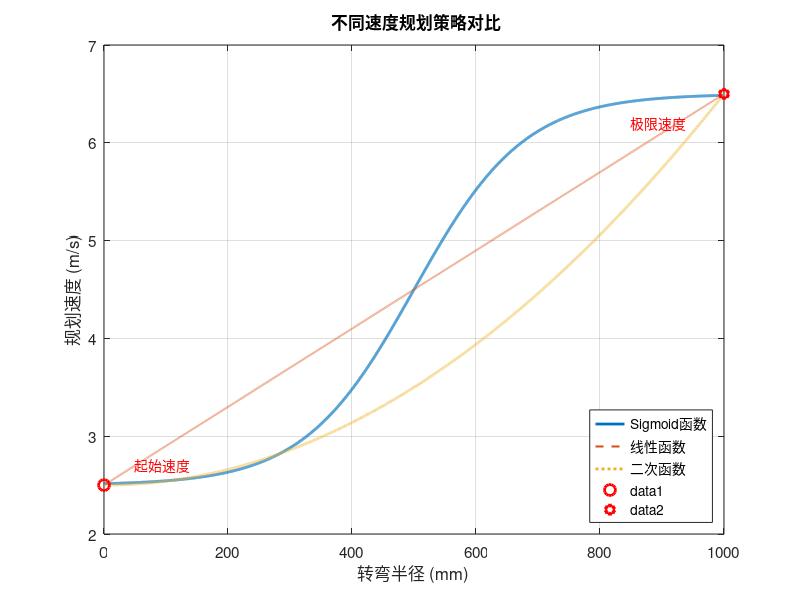

Write MATLAB code to recreate this figure.
clear;  % 清空工作区变量
clc;    % 清空命令窗口

% ================= 参数配置 =================
straight = 1000;        % 直线基准距离 (单位: mm)
adjust_x = 25;          % Sigmoid水平缩放因子 (控制曲线起始位置)
adjust_y = 0;           % 垂直偏移量 (调整曲线起始点)
gain = 0.45;            % 曲线陡峭度系数 (值越大曲线越陡)

% ================= 计算生成 =================
factor = straight/adjust_x;             % 实际缩放因子
radius = 0:0.1:straight;                % 生成半径采样点 (0-1000mm,步长0.1mm)
v_max = 6.5;                            % 最大速度 (m/s)
v_min = 2.5;                            % 最小速度 (m/s)

% Sigmoid速度曲线计算
velo_sigmoid = (1 ./ (1 + exp(-(gain/factor)*radius + (adjust_x/2)*gain)))... 
               * (v_max - v_min) + v_min + adjust_y;

% 对比曲线生成
linear_velo = linspace(v_min, v_max, length(radius));           % 线性速度曲线
quadratic_velo = 1e-3 .* radius.^2 * ((v_max - v_min)/straight) + v_min; % 二次函数速度曲线

% ================= 可视化 =================
figure('Name','速度规划策略对比','NumberTitle','off')  % 创建命名图形窗口

% 绘制主要曲线
plot(radius, velo_sigmoid, 'LineWidth', 2)        % Sigmoid曲线
hold on
plot(radius, linear_velo, '--', 'LineWidth', 1.5) % 线性曲线
plot(radius, quadratic_velo, ':', 'LineWidth', 2)  % 二次曲线
hold off

% 图形美化设置
grid on
xlabel('转弯半径 (mm)', 'FontSize', 12)
ylabel('规划速度 (m/s)', 'FontSize', 12)
title('\bf 不同速度规划策略对比', 'FontSize', 14)  % 使用加粗字体
legend('Sigmoid函数', '线性函数', '二次函数',...
       'Location', 'southeast')                  % 图例放置在东南方
set(gca, 'FontSize', 11)                         % 设置坐标轴字体大小
xlim([0 straight])                               % X轴范围固定

% ================= 关键点标记 =================
hold on
% 标记Sigmoid曲线特征点
plot(0, v_min, 'ro', 'MarkerSize', 8, 'LineWidth', 2)       % 起始点
plot(straight, v_max, 'rh', 'MarkerSize', 8, 'LineWidth', 2) % 终点
text(50, v_min+0.2, '起始速度', 'Color', 'r', 'FontSize', 10)
text(straight-150, v_max-0.3, '极限速度', 'Color', 'r', 'FontSize', 10)
hold off